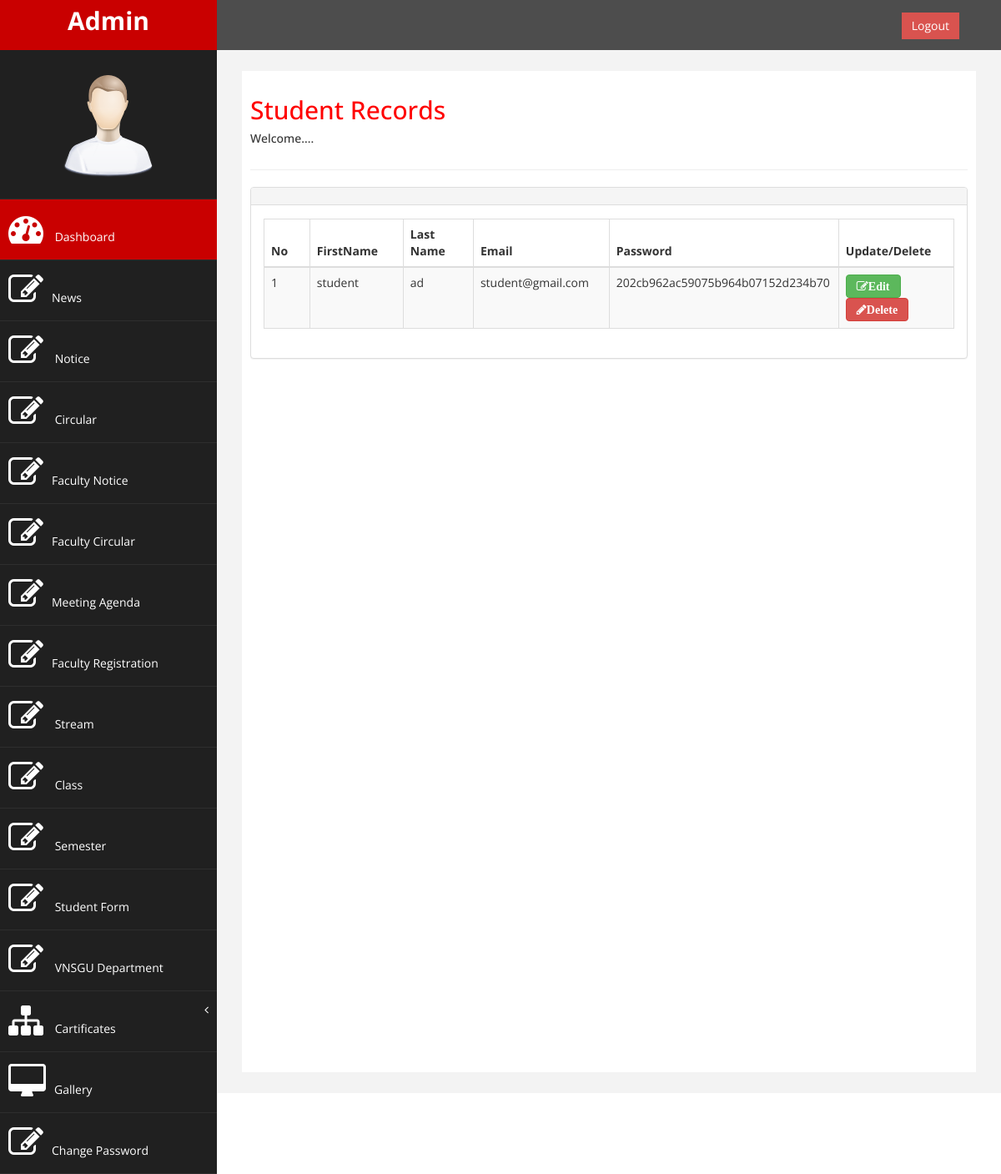
The page /admin/viewsignup.php (signed in) on the database its author committed.
### tables this page shows
CREATE TABLE `user_master` (
  `uid` int(11) NOT NULL,
  `first_name` varchar(50) DEFAULT NULL,
  `last_name` varchar(50) DEFAULT NULL,
  `email` varchar(35) DEFAULT NULL,
  `password` varchar(5000) DEFAULT NULL
);

### admin/viewsignup.php (the view, shortened to what this page needs)
<?php
$servername = "localhost";
$username = "root";
$password = "";
$dbname = "oas";
$conn = new mysqli($servername, $username, $password, $dbname);
?>
<!DOCTYPE html PUBLIC "-//W3C//DTD XHTML 1.0 Transitional//EN" "http://www.w3.org/TR/xhtml1/DTD/xhtml1-transitional.dtd">
<html xmlns="http://www.w3.org/1999/xhtml">
<head>
</head>
<body>
<?php include 'header1.php';?>
<div id="page-wrapper" >
            <div id="page-inner">
                <div class="row">
                    <div class="col-md-12">
                     <h2>Student Records</h2>
                        <h5>Welcome.... </h5>
                    </div>
                </div>
                 <hr />
          <div class="row">
                <div class="col-md-12">
                    <div class="panel panel-default">
                        <div class="panel-heading">
                        </div>
                        <div class="panel-body">
                            <div class="table-responsive">
                                <div id="dataTables-example_wrapper" class="dataTables_wrapper form-inline" role="grid"><div class="row"><div class="col-sm-6"></div><div class="col-sm-6"></div></div><table class="table table-striped table-bordered table-hover dataTable no-footer" id="dataTables-example" aria-describedby="dataTables-example_info">
                                    <thead>
                                        <tr role="row"><th class="sorting_asc" tabindex="0" aria-controls="dataTables-example" rowspan="1" colspan="1" aria-sort="ascending" aria-label="Rendering engine: activate to sort column ascending" style="width: 200px;">No</th><th class="sorting" tabindex="0" aria-controls="dataTables-example" rowspan="1" colspan="1" aria-label="Browser: activate to sort column ascending" style="width: 292px;"> FirstName</th><th class="sorting" tabindex="0" aria-controls="dataTables-example" rowspan="1" colspan="1" aria-label="Browser: activate to sort column ascending" style="width: 292px;">Last Name</th><th class="sorting" tabindex="0" aria-controls="dataTables-example" rowspan="1" colspan="1" aria-label="Browser: activate to sort column ascending" style="width: 292px;">Email</th><th class="sorting" tabindex="0" aria-controls="dataTables-example" rowspan="1" colspan="1" aria-label="Browser: activate to sort column ascending" style="width: 292px;">Password</th><th class="sorting" tabindex="0" aria-controls="dataTables-example" rowspan="1" colspan="1" aria-label="Browser: activate to sort column ascending" style="width: 292px;">Update/Delete</th></tr>
                                    </thead>
                                    <tbody>
                                    <?php
                                        $ret="select * from user_master";
$stmt = $conn->prepare($ret) ;
$stmt->execute() ;
$res=$stmt->get_result();
$cnt=1;
while($row=$res->fetch_object())
	  {
	  	?>
                                    <tr class="gradeA odd">
                                            <td class="sorting_1"><?php echo $cnt;;?></td>
                                            <td class=" "><?php echo $row->first_name;?></td>
                                            <td class=" "><?php echo $row->last_name;?></td>
                                            <td class=" "><?php echo $row->email;?></td>
                                            <td class=" "><?php echo $row->password;?></td>
 <td><a href="updatetypeofclass.php?class_id=<?php echo $row->uid;?>" class="btn btn-success fa fa-edit"><b>Edit</b></a>&nbsp;&nbsp;
<a href="viewsignup.php?del=<?php echo $row->uid;?>" class="btn btn-danger fa fa-pencil" onclick="return confirm('Do you want to delete');"><b>Delete</b></a></td>
                                        </tr>
                                        <?php $cnt=$cnt+1; }?>
                                        </tbody>
                                </table></div></div></div>
                            </div>
                        </div>
                    </div>
                </div>
            </div>
                </div>
<?php include 'footer1.php';?>
</body>
</html>

### admin/assets/css/custom.css (style rules this page uses)
body { font-family: 'Open Sans', sans-serif; }
#page-wrapper { padding: 15px 15px; min-height: 600px; background:#F3F3F3; }
#page-inner { width:100%; margin:10px 20px 10px 0px; background-color:#fff!important; padding:10px; min-height:1200px; }
h2 { color: #f00; }
@media (min-width:768px) { #page-wrapper { margin: 0 0 0 260px; padding: 15px 30px; min-height: 1200px; } }

### rows shown on the page
user_master: first_name "student", last_name "ad", email "student@gmail.com", password "202cb962ac59075b964b07152d234b70"
